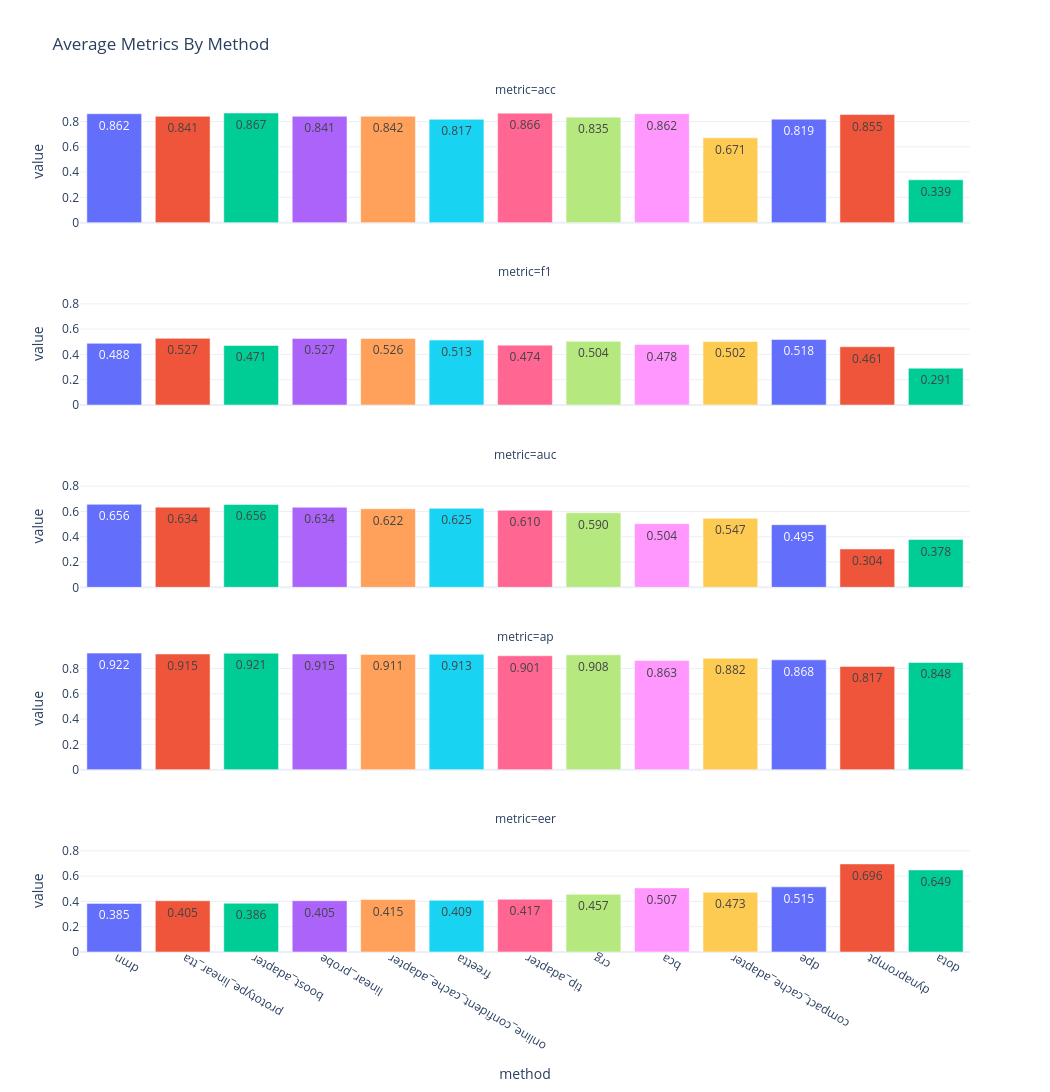

The cell this chart's notebook holds for it:
### Markdown cell above
## Overall Ranking Across All Metrics

Cach doc:
- Moi metric duoc rank rieng.
- `mean_rank` la trung binh rank cua `acc`, `f1`, `auc`, `ap`, `eer`.
- `eer` duoc rank nguoc lai vi thap hon la tot hon.

Nhan xet hien tai tu CSV nay:
- `dmn` dung dau tong hop vi rat manh o `auc`, `ap`, va `eer`, du F1 khong cao.
- `prototype_linear_tta` tot nhat ve `f1`, gan nhu ngang baseline ve cac metric con lai.
- `boost_adapter` tot nhat ve `acc`, va rat manh o `auc/ap/eer`, nhung F1 giam nhieu.
- `linear_probe` la baseline rat kho vuot neu uu tien F1.
- `dota` va `dynaprompt` dang kem on dinh nhat, khong nen dua vao main table neu khong co ablation rieng.

### Code cell
summary = df_eval.groupby("method", as_index=False)[metric_cols].mean()

for metric in metric_cols:
    summary[f"rank_{metric}"] = summary[metric].rank(ascending=not higher_is_better[metric], method="min")

rank_cols = [f"rank_{m}" for m in metric_cols]
summary["mean_rank"] = summary[rank_cols].mean(axis=1)
summary = summary.sort_values("mean_rank")
method_order = summary["method"].tolist()

summary_view = summary[["method"] + metric_cols + rank_cols + ["mean_rank"]]
display(summary_view.style.format({**{m: "{:.4f}" for m in metric_cols}, **{r: "{:.2f}" for r in rank_cols + ["mean_rank"]}}))

summary_long = summary.melt(id_vars="method", value_vars=metric_cols, var_name="metric", value_name="value")
fig = px.bar(
    summary_long,
    x="method",
    y="value",
    color="method",
    facet_col="metric",
    facet_col_wrap=1,
    category_orders={"method": method_order, "metric": metric_cols},
    title="Average Metrics By Method",
    text_auto=".3f",
)
fig.update_layout(showlegend=False, xaxis_tickangle=-150, width=1050, height=2160)
fig.show()

### Figure 1 — Plotly figure (JSON) as saved in the notebook; plotly's stock layout.template omitted (floating-point values rounded to 4 significant figures)
{"data": [{"hovertemplate": "method=%{x}<br>metric=acc<br>value=%{y}<extra></extra>", "legendgroup": "dmn", "marker": {"color": "#636efa", "pattern": {"shape": ""}}, "name": "dmn", "orientation": "v", "showlegend": true, "textposition": "auto", "texttemplate": "%{y:.3f}", "type": "bar", "x": ["dmn"], "xaxis": "x5", "y": [0.8617], "yaxis": "y5"}, {"hovertemplate": "method=%{x}<br>metric=f1<br>value=%{y}<extra></extra>", "legendgroup": "dmn", "marker": {"color": "#636efa", "pattern": {"shape": ""}}, "name": "dmn", "orientation": "v", "showlegend": false, "textposition": "auto", "texttemplate": "%{y:.3f}", "type": "bar", "x": ["dmn"], "xaxis": "x4", "y": [0.4877], "yaxis": "y4"}, {"hovertemplate": "method=%{x}<br>metric=auc<br>value=%{y}<extra></extra>", "legendgroup": "dmn", "marker": {"color": "#636efa", "pattern": {"shape": ""}}, "name": "dmn", "orientation": "v", "showlegend": false, "textposition": "auto", "texttemplate": "%{y:.3f}", "type": "bar", "x": ["dmn"], "xaxis": "x3", "y": [0.6565], "yaxis": "y3"}, {"hovertemplate": "method=%{x}<br>metric=ap<br>value=%{y}<extra></extra>", "legendgroup": "dmn", "marker": {"color": "#636efa", "pattern": {"shape": ""}}, "name": "dmn", "orientation": "v", "showlegend": false, "textposition": "auto", "texttemplate": "%{y:.3f}", "type": "bar", "x": ["dmn"], "xaxis": "x2", "y": [0.9218], "yaxis": "y2"}, {"hovertemplate": "method=%{x}<br>metric=eer<br>value=%{y}<extra></extra>", "legendgroup": "dmn", "marker": {"color": "#636efa", "pattern": {"shape": ""}}, "name": "dmn", "orientation": "v", "showlegend": false, "textposition": "auto", "texttemplate": "%{y:.3f}", "type": "bar", "x": ["dmn"], "xaxis": "x", "y": [0.3845], "yaxis": "y"}, {"hovertemplate": "method=%{x}<br>metric=acc<br>value=%{y}<extra></extra>", "legendgroup": "prototype_linear_tta", "marker": {"color": "#EF553B", "pattern": {"shape": ""}}, "name": "prototype_linear_tta", "orientation": "v", "showlegend": true, "textposition": "auto", "texttemplate": "%{y:.3f}", "type": "bar", "x": ["prototype_linear_tta"], "xaxis": "x5", "y": [0.8413], "yaxis": "y5"}, {"hovertemplate": "method=%{x}<br>metric=f1<br>value=%{y}<extra></extra>", "legendgroup": "prototype_linear_tta", "marker": {"color": "#EF553B", "pattern": {"shape": ""}}, "name": "prototype_linear_tta", "orientation": "v", "showlegend": false, "textposition": "auto", "texttemplate": "%{y:.3f}", "type": "bar", "x": ["prototype_linear_tta"], "xaxis": "x4", "y": [0.5271], "yaxis": "y4"}, {"hovertemplate": "method=%{x}<br>metric=auc<br>value=%{y}<extra></extra>", "legendgroup": "prototype_linear_tta", "marker": {"color": "#EF553B", "pattern": {"shape": ""}}, "name": "prototype_linear_tta", "orientation": "v", "showlegend": false, "textposition": "auto", "texttemplate": "%{y:.3f}", "type": "bar", "x": ["prototype_linear_tta"], "xaxis": "x3", "y": [0.6342], "yaxis": "y3"}, {"hovertemplate": "method=%{x}<br>metric=ap<br>value=%{y}<extra></extra>", "legendgroup": "prototype_linear_tta", "marker": {"color": "#EF553B", "pattern": {"shape": ""}}, "name": "prototype_linear_tta", "orientation": "v", "showlegend": false, "textposition": "auto", "texttemplate": "%{y:.3f}", "type": "bar", "x": ["prototype_linear_tta"], "xaxis": "x2", "y": [0.9152], "yaxis": "y2"}, {"hovertemplate": "method=%{x}<br>metric=eer<br>value=%{y}<extra></extra>", "legendgroup": "prototype_linear_tta", "marker": {"color": "#EF553B", "pattern": {"shape": ""}}, "name": "prototype_linear_tta", "orientation": "v", "showlegend": false, "textposition": "auto", "texttemplate": "%{y:.3f}", "type": "bar", "x": ["prototype_linear_tta"], "xaxis": "x", "y": [0.4051], "yaxis": "y"}, {"hovertemplate": "method=%{x}<br>metric=acc<br>value=%{y}<extra></extra>", "legendgroup": "boost_adapter", "marker": {"color": "#00cc96", "pattern": {"shape": ""}}, "name": "boost_adapter", "orientation": "v", "showlegend": true, "textposition": "auto", "texttemplate": "%{y:.3f}", "type": "bar", "x": ["boost_adapter"], "xaxis": "x5", "y": [0.8672], "yaxis": "y5"}, {"hovertemplate": "method=%{x}<br>metric=f1<br>value=%{y}<extra></extra>", "legendgroup": "boost_adapter", "marker": {"color": "#00cc96", "pattern": {"shape": ""}}, "name": "boost_adapter", "orientation": "v", "showlegend": false, "textposition": "auto", "texttemplate": "%{y:.3f}", "type": "bar", "x": ["boost_adapter"], "xaxis": "x4", "y": [0.4712], "yaxis": "y4"}, {"hovertemplate": "method=%{x}<br>metric=auc<br>value=%{y}<extra></extra>", "legendgroup": "boost_adapter", "marker": {"color": "#00cc96", "pattern": {"shape": ""}}, "name": "boost_adapter", "orientation": "v", "showlegend": false, "textposition": "auto", "texttemplate": "%{y:.3f}", "type": "bar", "x": ["boost_adapter"], "xaxis": "x3", "y": [0.656], "yaxis": "y3"}, {"hovertemplate": "method=%{x}<br>metric=ap<br>value=%{y}<extra></extra>", "legendgroup": "boost_adapter", "marker": {"color": "#00cc96", "pattern": {"shape": ""}}, "name": "boost_adapter", "orientation": "v", "showlegend": false, "textposition": "auto", "texttemplate": "%{y:.3f}", "type": "bar", "x": ["boost_adapter"], "xaxis": "x2", "y": [0.9211], "yaxis": "y2"}, {"hovertemplate": "method=%{x}<br>metric=eer<br>value=%{y}<extra></extra>", "legendgroup": "boost_adapter", "marker": {"color": "#00cc96", "pattern": {"shape": ""}}, "name": "boost_adapter", "orientation": "v", "showlegend": false, "textposition": "auto", "texttemplate": "%{y:.3f}", "type": "bar", "x": ["boost_adapter"], "xaxis": "x", "y": [0.3855], "yaxis": "y"}, {"hovertemplate": "method=%{x}<br>metric=acc<br>value=%{y}<extra></extra>", "legendgroup": "linear_probe", "marker": {"color": "#ab63fa", "pattern": {"shape": ""}}, "name": "linear_probe", "orientation": "v", "showlegend": true, "textposition": "auto", "texttemplate": "%{y:.3f}", "type": "bar", "x": ["linear_probe"], "xaxis": "x5", "y": [0.8412], "yaxis": "y5"}, {"hovertemplate": "method=%{x}<br>metric=f1<br>value=%{y}<extra></extra>", "legendgroup": "linear_probe", "marker": {"color": "#ab63fa", "pattern": {"shape": ""}}, "name": "linear_probe", "orientation": "v", "showlegend": false, "textposition": "auto", "texttemplate": "%{y:.3f}", "type": "bar", "x": ["linear_probe"], "xaxis": "x4", "y": [0.5268], "yaxis": "y4"}, {"hovertemplate": "method=%{x}<br>metric=auc<br>value=%{y}<extra></extra>", "legendgroup": "linear_probe", "marker": {"color": "#ab63fa", "pattern": {"shape": ""}}, "name": "linear_probe", "orientation": "v", "showlegend": false, "textposition": "auto", "texttemplate": "%{y:.3f}", "type": "bar", "x": ["linear_probe"], "xaxis": "x3", "y": [0.6337], "yaxis": "y3"}, {"hovertemplate": "method=%{x}<br>metric=ap<br>value=%{y}<extra></extra>", "legendgroup": "linear_probe", "marker": {"color": "#ab63fa", "pattern": {"shape": ""}}, "name": "linear_probe", "orientation": "v", "showlegend": false, "textposition": "auto", "texttemplate": "%{y:.3f}", "type": "bar", "x": ["linear_probe"], "xaxis": "x2", "y": [0.915], "yaxis": "y2"}, {"hovertemplate": "method=%{x}<br>metric=eer<br>value=%{y}<extra></extra>", "legendgroup": "linear_probe", "marker": {"color": "#ab63fa", "pattern": {"shape": ""}}, "name": "linear_probe", "orientation": "v", "showlegend": false, "textposition": "auto", "texttemplate": "%{y:.3f}", "type": "bar", "x": ["linear_probe"], "xaxis": "x", "y": [0.4054], "yaxis": "y"}, {"hovertemplate": "method=%{x}<br>metric=acc<br>value=%{y}<extra></extra>", "legendgroup": "online_confident_cache_adapter", "marker": {"color": "#FFA15A", "pattern": {"shape": ""}}, "name": "online_confident_cache_adapter", "orientation": "v", "showlegend": true, "textposition": "auto", "texttemplate": "%{y:.3f}", "type": "bar", "x": ["online_confident_cache_adapter"], "xaxis": "x5", "y": [0.8418], "yaxis": "y5"}, {"hovertemplate": "method=%{x}<br>metric=f1<br>value=%{y}<extra></extra>", "legendgroup": "online_confident_cache_adapter", "marker": {"color": "#FFA15A", "pattern": {"shape": ""}}, "name": "online_confident_cache_adapter", "orientation": "v", "showlegend": false, "textposition": "auto", "texttemplate": "%{y:.3f}", "type": "bar", "x": ["online_confident_cache_adapter"], "xaxis": "x4", "y": [0.5265], "yaxis": "y4"}, {"hovertemplate": "method=%{x}<br>metric=auc<br>value=%{y}<extra></extra>", "legendgroup": "online_confident_cache_adapter", "marker": {"color": "#FFA15A", "pattern": {"shape": ""}}, "name": "online_confident_cache_adapter", "orientation": "v", "showlegend": false, "textposition": "auto", "texttemplate": "%{y:.3f}", "type": "bar", "x": ["online_confident_cache_adapter"], "xaxis": "x3", "y": [0.6219], "yaxis": "y3"}, {"hovertemplate": "method=%{x}<br>metric=ap<br>value=%{y}<extra></extra>", "legendgroup": "online_confident_cache_adapter", "marker": {"color": "#FFA15A", "pattern": {"shape": ""}}, "name": "online_confident_cache_adapter", "orientation": "v", "showlegend": false, "textposition": "auto", "texttemplate": "%{y:.3f}", "type": "bar", "x": ["online_confident_cache_adapter"], "xaxis": "x2", "y": [0.9115], "yaxis": "y2"}, {"hovertemplate": "method=%{x}<br>metric=eer<br>value=%{y}<extra></extra>", "legendgroup": "online_confident_cache_adapter", "marker": {"color": "#FFA15A", "pattern": {"shape": ""}}, "name": "online_confident_cache_adapter", "orientation": "v", "showlegend": false, "textposition": "auto", "texttemplate": "%{y:.3f}", "type": "bar", "x": ["online_confident_cache_adapter"], "xaxis": "x", "y": [0.415], "yaxis": "y"}, {"hovertemplate": "method=%{x}<br>metric=acc<br>value=%{y}<extra></extra>", "legendgroup": "freetta", "marker": {"color": "#19d3f3", "pattern": {"shape": ""}}, "name": "freetta", "orientation": "v", "showlegend": true, "textposition": "auto", "texttemplate": "%{y:.3f}", "type": "bar", "x": ["freetta"], "xaxis": "x5", "y": [0.8173], "yaxis": "y5"}, {"hovertemplate": "method=%{x}<br>metric=f1<br>value=%{y}<extra></extra>", "legendgroup": "freetta", "marker": {"color": "#19d3f3", "pattern": {"shape": ""}}, "name": "freetta", "orientation": "v", "showlegend": false, "textposition": "auto", "texttemplate": "%{y:.3f}", "type": "bar", "x": ["freetta"], "xaxis": "x4", "y": [0.5135], "yaxis": "y4"}, {"hovertemplate": "method=%{x}<br>metric=auc<br>value=%{y}<extra></extra>", "legendgroup": "freetta", "marker": {"color": "#19d3f3", "pattern": {"shape": ""}}, "name": "freetta", "orientation": "v", "showlegend": false, "textposition": "auto", "texttemplate": "%{y:.3f}", "type": "bar", "x": ["freetta"], "xaxis": "x3", "y": [0.6252], "yaxis": "y3"}, {"hovertemplate": "method=%{x}<br>metric=ap<br>value=%{y}<extra></extra>", "legendgroup": "freetta", "marker": {"color": "#19d3f3", "pattern": {"shape": ""}}, "name": "freetta", "orientation": "v", "showlegend": false, "textposition": "auto", "texttemplate": "%{y:.3f}", "type": "bar", "x": ["freetta"], "xaxis": "x2", "y": [0.913], "yaxis": "y2"}, {"hovertemplate": "method=%{x}<br>metric=eer<br>value=%{y}<extra></extra>", "legendgroup": "freetta", "marker": {"color": "#19d3f3", "pattern": {"shape": ""}}, "name": "freetta", "orientation": "v", "showlegend": false, "textposition": "auto", "texttemplate": "%{y:.3f}", "type": "bar", "x": ["freetta"], "xaxis": "x", "y": [0.4086], "yaxis": "y"}, {"hovertemplate": "method=%{x}<br>metric=acc<br>value=%{y}<extra></extra>", "legendgroup": "tip_adapter", "marker": {"color": "#FF6692", "pattern": {"shape": ""}}, "name": "tip_adapter", "orientation": "v", "showlegend": true, "textposition": "auto", "texttemplate": "%{y:.3f}", "type": "bar", "x": ["tip_adapter"], "xaxis": "x5", "y": [0.8665], "yaxis": "y5"}, {"hovertemplate": "method=%{x}<br>metric=f1<br>value=%{y}<extra></extra>", "legendgroup": "tip_adapter", "marker": {"color": "#FF6692", "pattern": {"shape": ""}}, "name": "tip_adapter", "orientation": "v", "showlegend": false, "textposition": "auto", "texttemplate": "%{y:.3f}", "type": "bar", "x": ["tip_adapter"], "xaxis": "x4", "y": [0.4736], "yaxis": "y4"}, {"hovertemplate": "method=%{x}<br>metric=auc<br>value=%{y}<extra></extra>", "legendgroup": "tip_adapter", "marker": {"color": "#FF6692", "pattern": {"shape": ""}}, "name": "tip_adapter", "orientation": "v", "showlegend": false, "textposition": "auto", "texttemplate": "%{y:.3f}", "type": "bar", "x": ["tip_adapter"], "xaxis": "x3", "y": [0.6101], "yaxis": "y3"}, {"hovertemplate": "method=%{x}<br>metric=ap<br>value=%{y}<extra></extra>", "legendgroup": "tip_adapter", "marker": {"color": "#FF6692", "pattern": {"shape": ""}}, "name": "tip_adapter", "orientation": "v", "showlegend": false, "textposition": "auto", "texttemplate": "%{y:.3f}", "type": "bar", "x": ["tip_adapter"], "xaxis": "x2", "y": [0.901], "yaxis": "y2"}, {"hovertemplate": "method=%{x}<br>metric=eer<br>value=%{y}<extra></extra>", "legendgroup": "tip_adapter", "marker": {"color": "#FF6692", "pattern": {"shape": ""}}, "name": "tip_adapter", "orientation": "v", "showlegend": false, "textposition": "auto", "texttemplate": "%{y:.3f}", "type": "bar", "x": ["tip_adapter"], "xaxis": "x", "y": [0.4171], "yaxis": "y"}, {"hovertemplate": "method=%{x}<br>metric=acc<br>value=%{y}<extra></extra>", "legendgroup": "crg", "marker": {"color": "#B6E880", "pattern": {"shape": ""}}, "name": "crg", "orientation": "v", "showlegend": true, "textposition": "auto", "texttemplate": "%{y:.3f}", "type": "bar", "x": ["crg"], "xaxis": "x5", "y": [0.8346], "yaxis": "y5"}, {"hovertemplate": "method=%{x}<br>metric=f1<br>value=%{y}<extra></extra>", "legendgroup": "crg", "marker": {"color": "#B6E880", "pattern": {"shape": ""}}, "name": "crg", "orientation": "v", "showlegend": false, "textposition": "auto", "texttemplate": "%{y:.3f}", "type": "bar", "x": ["crg"], "xaxis": "x4", "y": [0.5037], "yaxis": "y4"}, {"hovertemplate": "method=%{x}<br>metric=auc<br>value=%{y}<extra></extra>", "legendgroup": "crg", "marker": {"color": "#B6E880", "pattern": {"shape": ""}}, "name": "crg", "orientation": "v", "showlegend": false, "textposition": "auto", "texttemplate": "%{y:.3f}", "type": "bar", "x": ["crg"], "xaxis": "x3", "y": [0.5901], "yaxis": "y3"}, {"hovertemplate": "method=%{x}<br>metric=ap<br>value=%{y}<extra></extra>", "legendgroup": "crg", "marker": {"color": "#B6E880", "pattern": {"shape": ""}}, "name": "crg", "orientation": "v", "showlegend": false, "textposition": "auto", "texttemplate": "%{y:.3f}", "type": "bar", "x": ["crg"], "xaxis": "x2", "y": [0.9084], "yaxis": "y2"}, {"hovertemplate": "method=%{x}<br>metric=eer<br>value=%{y}<extra></extra>", "legendgroup": "crg", "marker": {"color": "#B6E880", "pattern": {"shape": ""}}, "name": "crg", "orientation": "v", "showlegend": false, "textposition": "auto", "texttemplate": "%{y:.3f}", "type": "bar", "x": ["crg"], "xaxis": "x", "y": [0.457], "yaxis": "y"}, {"hovertemplate": "method=%{x}<br>metric=acc<br>value=%{y}<extra></extra>", "legendgroup": "bca", "marker": {"color": "#FF97FF", "pattern": {"shape": ""}}, "name": "bca", "orientation": "v", "showlegend": true, "textposition": "auto", "texttemplate": "%{y:.3f}", "type": "bar", "x": ["bca"], "xaxis": "x5", "y": [0.8621], "yaxis": "y5"}, {"hovertemplate": "method=%{x}<br>metric=f1<br>value=%{y}<extra></extra>", "legendgroup": "bca", "marker": {"color": "#FF97FF", "pattern": {"shape": ""}}, "name": "bca", "orientation": "v", "showlegend": false, "textposition": "auto", "texttemplate": "%{y:.3f}", "type": "bar", "x": ["bca"], "xaxis": "x4", "y": [0.478], "yaxis": "y4"}, {"hovertemplate": "method=%{x}<br>metric=auc<br>value=%{y}<extra></extra>", "legendgroup": "bca", "marker": {"color": "#FF97FF", "pattern": {"shape": ""}}, "name": "bca", "orientation": "v", "showlegend": false, "textposition": "auto", "texttemplate": "%{y:.3f}", "type": "bar", "x": ["bca"], "xaxis": "x3", "y": [0.5037], "yaxis": "y3"}, {"hovertemplate": "method=%{x}<br>metric=ap<br>value=%{y}<extra></extra>", "legendgroup": "bca", "marker": {"color": "#FF97FF", "pattern": {"shape": ""}}, "name": "bca", "orientation": "v", "showlegend": false, "textposition": "auto", "texttemplate": "%{y:.3f}", "type": "bar", "x": ["bca"], "xaxis": "x2", "y": [0.8629], "yaxis": "y2"}, {"hovertemplate": "method=%{x}<br>metric=eer<br>value=%{y}<extra></extra>", "legendgroup": "bca", "marker": {"color": "#FF97FF", "pattern": {"shape": ""}}, "name": "bca", "orientation": "v", "showlegend": false, "textposition": "auto", "texttemplate": "%{y:.3f}", "type": "bar", "x": ["bca"], "xaxis": "x", "y": [0.5067], "yaxis": "y"}, {"hovertemplate": "method=%{x}<br>metric=acc<br>value=%{y}<extra></extra>", "legendgroup": "compact_cache_adapter", "marker": {"color": "#FECB52", "pattern": {"shape": ""}}, "name": "compact_cache_adapter", "orientation": "v", "showlegend": true, "textposition": "auto", "texttemplate": "%{y:.3f}", "type": "bar", "x": ["compact_cache_adapter"], "xaxis": "x5", "y": [0.671], "yaxis": "y5"}, {"hovertemplate": "method=%{x}<br>metric=f1<br>value=%{y}<extra></extra>", "legendgroup": "compact_cache_adapter", "marker": {"color": "#FECB52", "pattern": {"shape": ""}}, "name": "compact_cache_adapter", "orientation": "v", "showlegend": false, "textposition": "auto", "texttemplate": "%{y:.3f}", "type": "bar", "x": ["compact_cache_adapter"], "xaxis": "x4", "y": [0.5023], "yaxis": "y4"}, {"hovertemplate": "method=%{x}<br>metric=auc<br>value=%{y}<extra></extra>", "legendgroup": "compact_cache_adapter", "marker": {"color": "#FECB52", "pattern": {"shape": ""}}, "name": "compact_cache_adapter", "orientation": "v", "showlegend": false, "textposition": "auto", "texttemplate": "%{y:.3f}", "type": "bar", "x": ["compact_cache_adapter"], "xaxis": "x3", "y": [0.5466], "yaxis": "y3"}, {"hovertemplate": "method=%{x}<br>metric=ap<br>value=%{y}<extra></extra>", "legendgroup": "compact_cache_adapter", "marker": {"color": "#FECB52", "pattern": {"shape": ""}}, "name": "compact_cache_adapter", "orientation": "v", "showlegend": false, "textposition": "auto", "texttemplate": "%{y:.3f}", "type": "bar", "x": ["compact_cache_adapter"], "xaxis": "x2", "y": [0.8816], "yaxis": "y2"}, {"hovertemplate": "method=%{x}<br>metric=eer<br>value=%{y}<extra></extra>", "legendgroup": "compact_cache_adapter", "marker": {"color": "#FECB52", "pattern": {"shape": ""}}, "name": "compact_cache_adapter", "orientation": "v", "showlegend": false, "textposition": "auto", "texttemplate": "%{y:.3f}", "type": "bar", "x": ["compact_cache_adapter"], "xaxis": "x", "y": [0.4733], "yaxis": "y"}, {"hovertemplate": "method=%{x}<br>metric=acc<br>value=%{y}<extra></extra>", "legendgroup": "dpe", "marker": {"color": "#636efa", "pattern": {"shape": ""}}, "name": "dpe", "orientation": "v", "showlegend": true, "textposition": "auto", "texttemplate": "%{y:.3f}", "type": "bar", "x": ["dpe"], "xaxis": "x5", "y": [0.8187], "yaxis": "y5"}, {"hovertemplate": "method=%{x}<br>metric=f1<br>value=%{y}<extra></extra>", "legendgroup": "dpe", "marker": {"color": "#636efa", "pattern": {"shape": ""}}, "name": "dpe", "orientation": "v", "showlegend": false, "textposition": "auto", "texttemplate": "%{y:.3f}", "type": "bar", "x": ["dpe"], "xaxis": "x4", "y": [0.5182], "yaxis": "y4"}, {"hovertemplate": "method=%{x}<br>metric=auc<br>value=%{y}<extra></extra>", "legendgroup": "dpe", "marker": {"color": "#636efa", "pattern": {"shape": ""}}, "name": "dpe", "orientation": "v", "showlegend": false, "textposition": "auto", "texttemplate": "%{y:.3f}", "type": "bar", "x": ["dpe"], "xaxis": "x3", "y": [0.4954], "yaxis": "y3"}, {"hovertemplate": "method=%{x}<br>metric=ap<br>value=%{y}<extra></extra>", "legendgroup": "dpe", "marker": {"color": "#636efa", "pattern": {"shape": ""}}, "name": "dpe", "orientation": "v", "showlegend": false, "textposition": "auto", "texttemplate": "%{y:.3f}", "type": "bar", "x": ["dpe"], "xaxis": "x2", "y": [0.8684], "yaxis": "y2"}, {"hovertemplate": "method=%{x}<br>metric=eer<br>value=%{y}<extra></extra>", "legendgroup": "dpe", "marker": {"color": "#636efa", "pattern": {"shape": ""}}, "name": "dpe", "orientation": "v", "showlegend": false, "textposition": "auto", "texttemplate": "%{y:.3f}", "type": "bar", "x": ["dpe"], "xaxis": "x", "y": [0.5151], "yaxis": "y"}, {"hovertemplate": "method=%{x}<br>metric=acc<br>value=%{y}<extra></extra>", "legendgroup": "dynaprompt", "marker": {"color": "#EF553B", "pattern": {"shape": ""}}, "name": "dynaprompt", "orientation": "v", "showlegend": true, "textposition": "auto", "texttemplate": "%{y:.3f}", "type": "bar", "x": ["dynaprompt"], "xaxis": "x5", "y": [0.8554], "yaxis": "y5"}, {"hovertemplate": "method=%{x}<br>metric=f1<br>value=%{y}<extra></extra>", "legendgroup": "dynaprompt", "marker": {"color": "#EF553B", "pattern": {"shape": ""}}, "name": "dynaprompt", "orientation": "v", "showlegend": false, "textposition": "auto", "texttemplate": "%{y:.3f}", "type": "bar", "x": ["dynaprompt"], "xaxis": "x4", "y": [0.461], "yaxis": "y4"}, {"hovertemplate": "method=%{x}<br>metric=auc<br>value=%{y}<extra></extra>", "legendgroup": "dynaprompt", "marker": {"color": "#EF553B", "pattern": {"shape": ""}}, "name": "dynaprompt", "orientation": "v", "showlegend": false, "textposition": "auto", "texttemplate": "%{y:.3f}", "type": "bar", "x": ["dynaprompt"], "xaxis": "x3", "y": [0.3035], "yaxis": "y3"}, {"hovertemplate": "method=%{x}<br>metric=ap<br>value=%{y}<extra></extra>", "legendgroup": "dynaprompt", "marker": {"color": "#EF553B", "pattern": {"shape": ""}}, "name": "dynaprompt", "orientation": "v", "showlegend": false, "textposition": "auto", "texttemplate": "%{y:.3f}", "type": "bar", "x": ["dynaprompt"], "xaxis": "x2", "y": [0.8167], "yaxis": "y2"}, {"hovertemplate": "method=%{x}<br>metric=eer<br>value=%{y}<extra></extra>", "legendgroup": "dynaprompt", "marker": {"color": "#EF553B", "pattern": {"shape": ""}}, "name": "dynaprompt", "orientation": "v", "showlegend": false, "textposition": "auto", "texttemplate": "%{y:.3f}", "type": "bar", "x": ["dynaprompt"], "xaxis": "x", "y": [0.6965], "yaxis": "y"}, {"hovertemplate": "method=%{x}<br>metric=acc<br>value=%{y}<extra></extra>", "legendgroup": "dota", "marker": {"color": "#00cc96", "pattern": {"shape": ""}}, "name": "dota", "orientation": "v", "showlegend": true, "textposition": "auto", "texttemplate": "%{y:.3f}", "type": "bar", "x": ["dota"], "xaxis": "x5", "y": [0.3395], "yaxis": "y5"}, {"hovertemplate": "method=%{x}<br>metric=f1<br>value=%{y}<extra></extra>", "legendgroup": "dota", "marker": {"color": "#00cc96", "pattern": {"shape": ""}}, "name": "dota", "orientation": "v", "showlegend": false, "textposition": "auto", "texttemplate": "%{y:.3f}", "type": "bar", "x": ["dota"], "xaxis": "x4", "y": [0.2914], "yaxis": "y4"}, {"hovertemplate": "method=%{x}<br>metric=auc<br>value=%{y}<extra></extra>", "legendgroup": "dota", "marker": {"color": "#00cc96", "pattern": {"shape": ""}}, "name": "dota", "orientation": "v", "showlegend": false, "textposition": "auto", "texttemplate": "%{y:.3f}", "type": "bar", "x": ["dota"], "xaxis": "x3", "y": [0.3783], "yaxis": "y3"}, {"hovertemplate": "method=%{x}<br>metric=ap<br>value=%{y}<extra></extra>", "legendgroup": "dota", "marker": {"color": "#00cc96", "pattern": {"shape": ""}}, "name": "dota", "orientation": "v", "showlegend": false, "textposition": "auto", "texttemplate": "%{y:.3f}", "type": "bar", "x": ["dota"], "xaxis": "x2", "y": [0.8479], "yaxis": "y2"}, {"hovertemplate": "method=%{x}<br>metric=eer<br>value=%{y}<extra></extra>", "legendgroup": "dota", "marker": {"color": "#00cc96", "pattern": {"shape": ""}}, "name": "dota", "orientation": "v", "showlegend": false, "textposition": "auto", "texttemplate": "%{y:.3f}", "type": "bar", "x": ["dota"], "xaxis": "x", "y": [0.6494], "yaxis": "y"}], "layout": {"annotations": [{"font": {}, "showarrow": false, "text": "metric=eer", "x": 0.5, "xanchor": "center", "xref": "paper", "y": 0.144, "yanchor": "bottom", "yref": "paper"}, {"font": {}, "showarrow": false, "text": "metric=ap", "x": 0.5, "xanchor": "center", "xref": "paper", "y": 0.358, "yanchor": "bottom", "yref": "paper"}, {"font": {}, "showarrow": false, "text": "metric=auc", "x": 0.5, "xanchor": "center", "xref": "paper", "y": 0.572, "yanchor": "bottom", "yref": "paper"}, {"font": {}, "showarrow": false, "text": "metric=f1", "x": 0.5, "xanchor": "center", "xref": "paper", "y": 0.786, "yanchor": "bottom", "yref": "paper"}, {"font": {}, "showarrow": false, "text": "metric=acc", "x": 0.5, "xanchor": "center", "xref": "paper", "y": 1, "yanchor": "bottom", "yref": "paper"}], "barmode": "relative", "height": 2160, "legend": {"title": {"text": "method"}, "tracegroupgap": 0}, "showlegend": false, "title": {"text": "Average Metrics By Method"}, "width": 1050, "xaxis": {"anchor": "y", "categoryarray": ["dmn", "prototype_linear_tta", "boost_adapter", "linear_probe", "online_confident_cache_adapter", "freetta", "tip_adapter", "crg", "bca", "compact_cache_adapter", "dpe", "dynaprompt", "dota"], "categoryorder": "array", "domain": [0, 1], "tickangle": -150, "title": {"text": "method"}}, "xaxis2": {"anchor": "y2", "domain": [0, 1], "matches": "x", "showticklabels": false}, "xaxis3": {"anchor": "y3", "domain": [0, 1], "matches": "x", "showticklabels": false}, "xaxis4": {"anchor": "y4", "domain": [0, 1], "matches": "x", "showticklabels": false}, "xaxis5": {"anchor": "y5", "domain": [0, 1], "matches": "x", "showticklabels": false}, "yaxis": {"anchor": "x", "domain": [0, 0.144], "title": {"text": "value"}}, "yaxis2": {"anchor": "x2", "domain": [0.214, 0.358], "matches": "y", "title": {"text": "value"}}, "yaxis3": {"anchor": "x3", "domain": [0.428, 0.572], "matches": "y", "title": {"text": "value"}}, "yaxis4": {"anchor": "x4", "domain": [0.642, 0.786], "matches": "y", "title": {"text": "value"}}, "yaxis5": {"anchor": "x5", "domain": [0.856, 1], "matches": "y", "title": {"text": "value"}}}}
